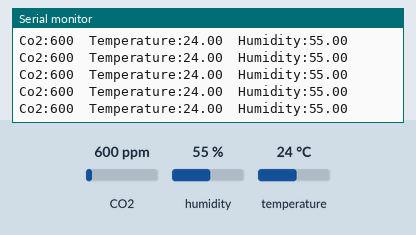
This sketch was run on a simulated ESP8266 (NodeMCU). On the bench: the last lines printed to the serial monitor. The inputs (shaded band) are chosen by the test bench; at power-on: CO2 600 ppm, humidity 55 %, temperature 24 °C. WiFi joins after 1.5 s; servers stay silent unless stated.

Above: at 2.7 s.
2.8 s: CO2 set to 452 ppm
At 2.82 s:
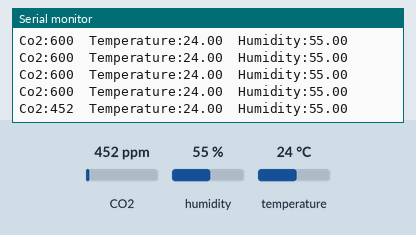
4.3 s: humidity set to 22 %
At 4.34 s:
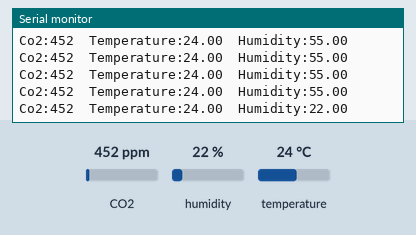
5.8 s: temperature set to 12 °C
At 5.86 s:
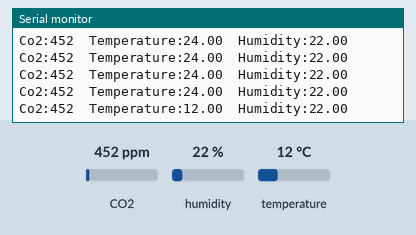

Measured:
- after the input at 2.8 s, the serial monitor: prints a new line at once (image 1)
- after the input at 4.3 s, the serial monitor: prints a new line at once (image 2)
- after the input at 5.8 s, the serial monitor: prints a new line after 0.05 s (image 3)

The sketch:

HelloServerWithScd4x001.ino
```cpp
#include <ESP8266WiFi.h>
#include <ESP8266WebServer.h>

#include <Arduino.h>
#include <SensirionI2CScd4x.h>
#include <Wire.h>

SensirionI2CScd4x scd4x;

ESP8266WebServer server(80);

uint16_t global_co2 = 0;


void printUint16Hex(uint16_t value) {
    Serial.print(value < 4096 ? "0" : "");
    Serial.print(value < 256 ? "0" : "");
    Serial.print(value < 16 ? "0" : "");
    Serial.print(value, HEX);
}

void printSerialNumber(uint16_t serial0, uint16_t serial1, uint16_t serial2) {
    Serial.print("Serial: 0x");
    printUint16Hex(serial0);
    printUint16Hex(serial1);
    printUint16Hex(serial2);
    Serial.println();
}

IRAM_ATTR void SendData()
{
    char cstr[16];
    sprintf(cstr, "%d", global_co2);
    server.send(200, "text/plain", cstr);
}

void setupSensirion()
{
Wire.begin();

    uint16_t error;
    char errorMessage[256];

    scd4x.begin(Wire);

    // stop potentially previously started measurement
    error = scd4x.stopPeriodicMeasurement();
    if (error) {
        Serial.print("Error trying to execute stopPeriodicMeasurement(): ");
        errorToString(error, errorMessage, 256);
        Serial.println(errorMessage);
    }

    uint16_t serial0;
    uint16_t serial1;
    uint16_t serial2;
    error = scd4x.getSerialNumber(serial0, serial1, serial2);
    if (error) {
        Serial.print("Error trying to execute getSerialNumber(): ");
        errorToString(error, errorMessage, 256);
        Serial.println(errorMessage);
    } else {
        printSerialNumber(serial0, serial1, serial2);
    }

    // Start Measurement
    error = scd4x.startPeriodicMeasurement();
    if (error) {
        Serial.print("Error trying to execute startPeriodicMeasurement(): ");
        errorToString(error, errorMessage, 256);
        Serial.println(errorMessage);
    }

    Serial.println("Waiting for first measurement... (5 sec)");
}


void setup() {
  ESP.wdtEnable(65000);
      Serial.begin(115200);
    while (!Serial) {
        delay(100);
    }
    setupSensirion();
  Serial.println("ESP starts");

  WiFi.mode(WIFI_STA);
  //WiFi.begin("Panfilova_85","70544500z");

  WiFi.begin("Galaxy A12 Vlad","london3231");
  Serial.print("Connecting...");
  while(WiFi.status()!=WL_CONNECTED){ //Loop which makes a point every 500ms until the connection process has finished
    delay(500);
    Serial.print(".");
  }
  Serial.println();
  Serial.print("Connected! IP-Address: ");
  Serial.println(WiFi.localIP()); //Displaying the IP Address

  server.keepAlive(false);

  server.onNotFound([](){
    server.send(404, "text/plain", "Link was not found!");
  });

  server.on("/", SendData);

  server.begin();
}

void sensirionLoop() {
    uint16_t error;
    char errorMessage[256];

    delay(100);

    // Read Measurement
    uint16_t co2 = 0;
    float temperature = 0.0f;
    float humidity = 0.0f;
    bool isDataReady = false;
    error = scd4x.getDataReadyFlag(isDataReady);
    if (error) {
        Serial.print("Error trying to execute getDataReadyFlag(): ");
        errorToString(error, errorMessage, 256);
        Serial.println(errorMessage);
        return;
    }
    if (!isDataReady) {
        return;
    }
    error = scd4x.readMeasurement(co2, temperature, humidity);
    if (error) {
        Serial.print("Error trying to execute readMeasurement(): ");
        errorToString(error, errorMessage, 256);
        Serial.println(errorMessage);
    } else if (co2 == 0) {
        Serial.println("Invalid sample detected, skipping.");
    } else {
        Serial.print("Co2:");
        Serial.print(co2);
        Serial.print("\t");
        Serial.print("Temperature:");
        Serial.print(temperature);
        Serial.print("\t");
        Serial.print("Humidity:");
        Serial.println(humidity);
    }

    global_co2 = co2;
}

IRAM_ATTR void loop() {
   //ESP.wdtDisable();
   ESP.wdtFeed();
  server.handleClient();
ESP.wdtFeed();
  sensirionLoop();
  //ESP.wdtEnable(10000);
}
```
